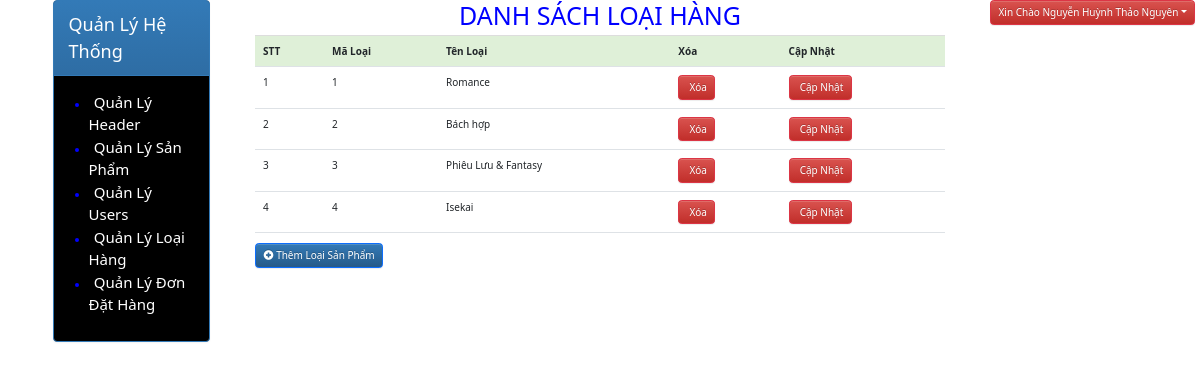
The page /quanlybanhang.php?t=loaihang on the database its author committed.
### tables this page shows
CREATE TABLE `loaihang` (
  `MaLoai` varchar(11) NOT NULL,
  `TenLoai` varchar(50) NOT NULL
);

CREATE TABLE `user` (
  `ID` int(11) NOT NULL,
  `username` varchar(50) NOT NULL,
  `password` varchar(50) NOT NULL,
  `fullname` varchar(50) NOT NULL
);

### quanlyloaihang.php (the view, shortened to what this page needs)
	 	 	<div class="col-md-12">
	 	 	 	<h1>DANH SÁCH LOẠI HÀNG</h1>
	 	 	 	<table class="table table-hover">
	 	 	 	 	<tr class="success">
	 	 	 	 	 	<td><strong>STT</strong></td>
	 	 	 	 	 	<td><strong>Mã Loại</strong></td>
                        <td><strong>Tên Loại</strong></td>
                        <td><strong>Xóa </strong></td>
                        <td><strong>Cập Nhật </strong></td>
	 	 	 	 	</tr>
	 	 	 	 	<?php
                        include 'ketnoi.php';
                        $query="select * from loaihang";
                        $kq = mysqli_query($connect,$query);
	 	 	 	 	$stt = 1;
	 	 	 	 	 	while($row= mysqli_fetch_array($kq)){
	 	 	 	 	 	 	echo "<tr>";
	 	 	 	 	 	 	echo "<td>".$stt."</td>";
                            echo "<td>".$row["MaLoai"]."</td>";
                            echo "<td>".$row["TenLoai"]."</td>";
 	 	 	 	 	 	echo "<td><a class=\"btn btn-danger\" href=\"xoaloai.php?ma=".$row['MaLoai']."\">
      <span class=\"glyphicon glyphiconremove\"></span> Xóa</a></td>";
      echo "<td><a class=\"btn btn-danger\" href=\"capnhatloai.php?ma=".$row['MaLoai']."\">
      <span class=\"glyphicon glyphiconremove\"></span> Cập Nhật</a></td>";
	 	 	 	 	 	 	echo "</tr>";
	 	 	 	 	 	 	$stt++;
	 	 	 	 	 	}
	 	 	 	 	?>
	 	 	 	</table>
 	 	 	<a href="themloai.php" class="btn btn-primary"><span class="glyphicon glyphicon-plus-sign"></span> Thêm Loại Sản Phẩm</a>
</div>

### quanlybanhang.php (shortened to what this page needs)
<!DOCTYPE html>
<html lang="en">
<head>
<link rel="stylesheet" href="https://cdn.jsdelivr.net/npm/bootstrap@3.4.1/dist/css/bootstrap.min.css">
<link rel="stylesheet" href="https://cdn.jsdelivr.net/npm/bootstrap@3.4.1/dist/css/bootstrap-theme.min.css">
    <link href="https://cdn.jsdelivr.net/npm/bootstrap@5.2.0-beta1/dist/css/bootstrap.min.css" rel="stylesheet">
</head>
<body>
<?php
include 'ketnoi.php';
?>
    <div class="container">
        <div class="col-md-2">
        <div class="panel panel-primary">
  <div class="panel-heading">Quản Lý Hệ Thống</div>
  <div class="panel-body">
            <ul>
                <li><a href="?t=header">Quản Lý Header</a></li>
                <li><a href="?t=sp">Quản Lý Sản Phẩm</a></li>
                <li><a href="?t=user">Quản Lý Users</a></li>
                <li><a href="?t=loaihang">Quản Lý Loại Hàng</a></li>
                <li><a href="?t=ddh">Quản Lý Đơn Đặt Hàng</a></li>
            </ul>
  </div>
</div>
        </div>
        <div class="col-md-8">
        <?php
        if(isset( $_GET['t'])){
            $x=  $_GET['t'];
        }
        else  $x="";
         if($x=='header'){
             include ('quanliheader.php');
         }
         else if($x=='sp'){
            include ('quanlysanpham.php');
        }
         else if($x=='loaihang'){
            include ('quanlyloaihang.php');
        }
        ?>
        </div>
        <div class="col-md-2">
        <?php
        $query="select * from user ";
        $kq = mysqli_query($connect,$query);
        $row=mysqli_fetch_array($kq);
echo '<div class="dropdown">';
echo '<button class="btn  btn-danger dropdown-toggle" type="button" id="dropdownMenuButton1" data-bs-toggle="dropdown" aria-expanded="false">';
echo "Xin Chào $row[fullname]";
echo '</button>';
echo '</div>';
?>
        </div>
    </div>
</body>
</html>

### quanlybanhang.php (style rules this page uses)
.panel-heading { font-size:18px; }
li { color: blue; }
a { padding: 5%; font-size:15px; text-decoration:none; color: white; }
.panel { background-color:black; }
h1 { color:blue; }
h1,h2 { text-align:center; }

### rows shown on the page
loaihang: MaLoai "1", TenLoai "Romance"
loaihang: MaLoai "2", TenLoai "Bách hợp"
loaihang: MaLoai "3", TenLoai "Phiêu Lưu & Fantasy"
loaihang: MaLoai "4", TenLoai "Isekai"
user: fullname "Nguyễn Huỳnh Thảo Nguyên"
